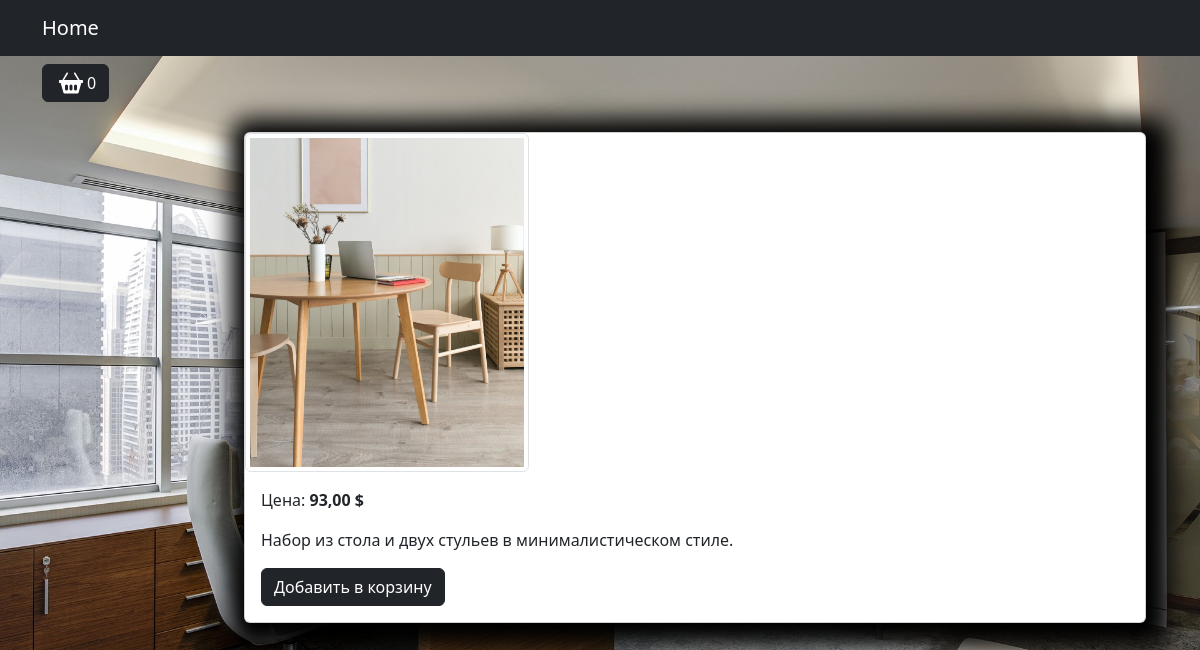
Screenshot of /product/chajnyj-stolik-i-dva-stula/ with the database file from the repository.
### apps/goods/models.py (models this page shows, shortened)
class Product(models.Model):
    title = models.CharField(max_length=150, unique=True, verbose_name='Название')
    slug = models.SlugField(max_length=200, unique=True, blank=True, null=True, verbose_name='URL')
    description = models.TextField(blank=True, null=True, verbose_name='Описание')
    image = models.ImageField(upload_to='goods_images', blank=True, null=True, verbose_name='Изображение')
    price = models.DecimalField(default=0.00, max_digits=7, decimal_places=2, verbose_name='Цена')
    quantity = models.PositiveIntegerField(default=0, verbose_name='Количество')
    class Meta:
        verbose_name = 'Продукт'
        verbose_name_plural = 'Продукты'
        ordering = ("id",)

### apps/goods/views.py (the view)
# urls.py: path('product/<slug:slug>/', product, name='product'),
def product(request, slug):
    product = Product.objects.get(slug=slug)
    context = {
        'title': 'Тестовый магазин',
        "product": product,
        "STRIPE_PUBLIC_KEY": settings.STRIPE_PUBLIC_KEY
    }
    return render(request, "goods/product.html", context=context)

### apps/carts/models.py (called while the page is built)
    def total_price(self):
        return sum(cart.products_price() for cart in self)

    def total_quantity(self):
        if self:
            return sum(cart.quantity for cart in self)
        return 0

### apps/carts/templatetags/carts_tags.py (called while the page is built)
@register.simple_tag()
def user_cart(request: WSGIRequest):
    return get_user_carts(request)

### apps/carts/utils.py (called while the page is built)
def get_user_carts(request: WSGIRequest):
    if not request.session.session_key:
        request.session.create()
    return Cart.objects.filter(session_key=request.session.session_key).select_related('product')

### apps/goods/templates/goods/product.html (shortened to what this page needs)
{% extends "base.html" %}
{% load static %}
{% block modal_cart %}
	{% include 'includes/cart_button.html' %}
{% endblock %}
{% block content %}
<div class="container mt-5">
    <div class="card mb-4 custom-shadow">
        <div class="row">
            <div class="col-md-4">
                <img src="{{ product.image.url }}"
                    class="img-thumbnail" data-bs-toggle="modal" data-bs-target="#imageModal1">
            </div>
        </div>
        <div class="card-body">
            <p class="card-text">Цена: <strong>{{ product.price }} $</strong></p>
            <p class="card-text">{{ product.description }}</p>
            <a href="{% url 'carts:cart_add' %}" class="btn btn-dark add-to-cart"
            data-product-id="{{ product.id }}">
                Добавить в корзину
            </a>
        </div>
    </div>
</div>
{% endblock  %}

### apps/static/deps/css/my_css.css (style rules this page uses)
body { background-image: url("../images/bg-image.jpg"); background-repeat: no-repeat; background-attachment: fixed; background-position: center center; background-size: cover; height: 100%; }
.custom-shadow { box-shadow: 5px 5px 25px 19px #000000; }

### rows the page displays
Product: image (picture), price "93,00", description "Набор из стола и двух стульев в минималистическом стиле."

### other values shown
{{ carts.total_quantity }} "0"
